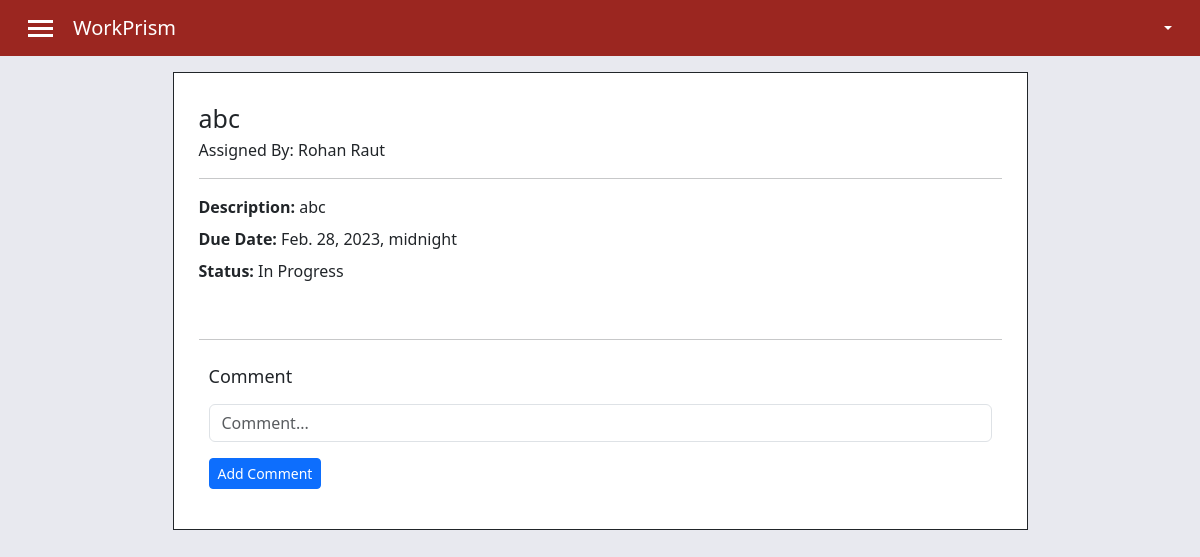
The page /task-detail/1/ on the database as committed earlier.
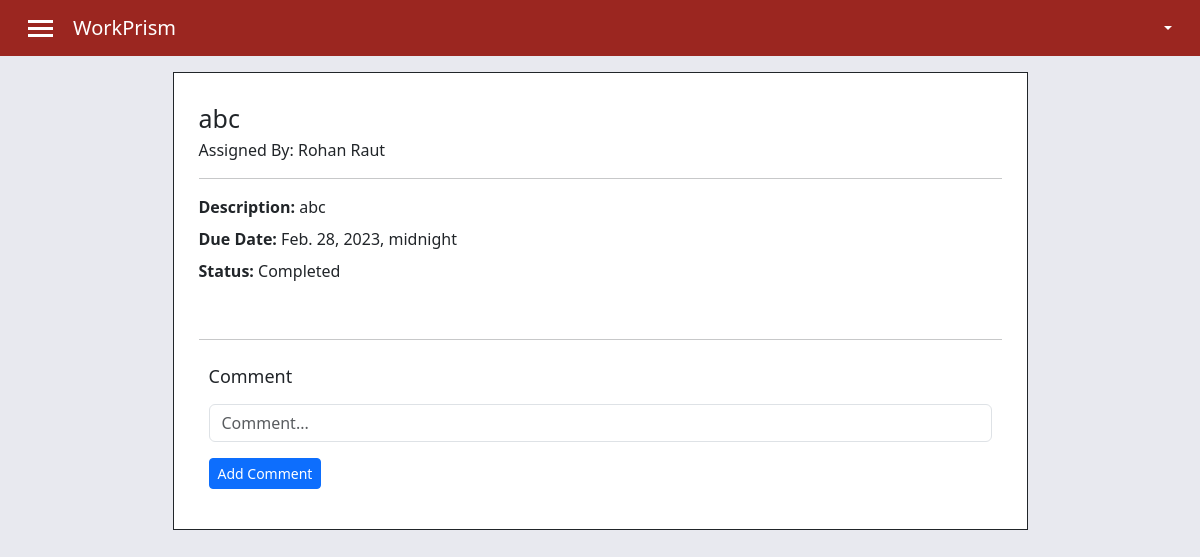
The same page on the database as committed later.
### api_services/models.py (models this page shows)
class Task(models.Model):
    task_id = models.IntegerField(primary_key=True)
    assignor_name = models.CharField(max_length=500)
    assignor_email = models.EmailField()
    assignee_name = models.CharField(max_length=500)
    assignee_email = models.EmailField()
    title = models.CharField(max_length=500)
    description = models.CharField(max_length=1000)
    deadline = models.DateTimeField()
    status = models.CharField(max_length=100)

### web_app/views.py (the view, shortened to what this page needs)
# urls.py: path('task-detail/<int:pk>/', task_detail_view, name="task_detail_view"),
def task_detail_view(request, pk):
    data = {}
    data['task_details'] = Task.objects.get(task_id=pk)
    data['files'] = File.objects.filter(task_id=pk)
    data['file_cnt'] = len(File.objects.filter(task_id=pk, uploaded_by_email=data['task_details'].assignee_email))
    data['comments'] = Comment.objects.filter(task_id=pk)
    return render(request, 'task_detail.html', data)

### templates/task_detail.html (shortened to what this page needs)
{% extends 'base.html' %}
{% block additional_links %}
<link rel="stylesheet" href="/static/task_detail.css">
{% endblock additional_links %}
{% block body %}
<div class="container mt-3 mb-3">
    <div class="row justify-content-center">
        <div class="col-12 col-sm-11 col-md-11 col-lg-9 border border-dark main_content">
            <h1>{{task_details.title}}</h1>
            <div class="assigned_by">Assigned By: {{task_details.assignor_name}}</div>
            <hr>
            <div class="description mb-2">
                <b>Description: </b> {{task_details.description}}
            </div>
            <div class="deadline mb-2">
                <b>Due Date: </b> {{task_details.deadline}}
            </div>
            <div class="status mb-4">
                <b>Status: </b> {{task_details.status}}
            </div>
            <hr>
            <div class="container comment_section">
                <h2 class="mb-3">Comment</h2>
                <form action="/add-comment/{{task_details.task_id}}/" method="post">
                    <div class="mb-3">
                        <input type="text" class="form-control" name="comment" placeholder="Comment...">
                    </div>
                    <button type="submit" class="btn btn-sm btn-primary">Add Comment</button>
                </form>
            </div>
        </div>
    </div>
</div>
{% endblock body %}

Rows that differ between the two databases and show on the page:
changed Task "abc": status "In Progress" → "Completed"
